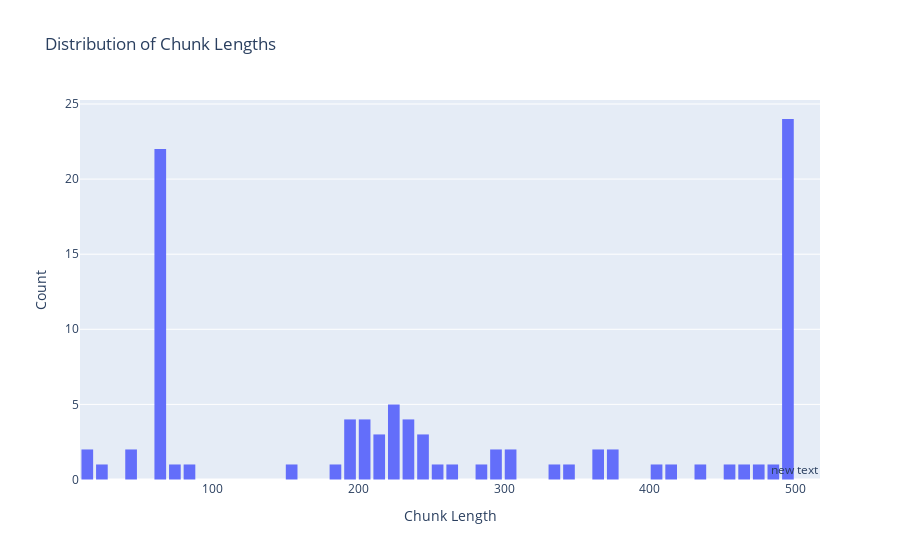

Write notebook code for a chart like this one.
### Markdown cell above
Plot the distribution of chunks:

### Code cell
import plotly.express as px

# Calculate lengths of each chunk's page_content
chunk_lengths = [len(chunk.page_content) for chunk in chunks]

# Creating a histogram of chunk lengths
fig = px.histogram(chunk_lengths, nbins=50, title="Distribution of Chunk Lengths")
fig.update_layout(
    xaxis_title="Chunk Length",
    yaxis_title="Count",
    bargap=0.2,
    showlegend=False
)

# Add summary statistics as text on the plot
fig.add_annotation(
    x=max(chunk_lengths),
    y=0,
    showarrow=False,
    yshift=10
)

# Show the plot
fig.show()

### Figure 1 — Plotly figure (JSON) as saved in the notebook; plotly's stock layout.template omitted (floating-point values rounded to 4 significant figures)
{"data": [{"alignmentgroup": "True", "bingroup": "x", "hovertemplate": "variable=0<br>value=%{x}<br>count=%{y}<extra></extra>", "legendgroup": "0", "marker": {"color": "#636efa", "pattern": {"shape": ""}}, "name": "0", "nbinsx": 50, "offsetgroup": "0", "orientation": "v", "showlegend": true, "type": "histogram", "x": [233, 496, 12, 62, 211, 497, 305, 62, 196, 496, 199, 62, 209, 491, 73, 62, 246, 493, 184, 62, 207, 495, 280, 62, 212, 499, 305, 62, 239, 498, 366, 62, 226, 497, 499, 13, 62, 229, 492, 45, 463, 268, 477, 221, 495, 150, 62, 199, 495, 296, 62, 241, 498, 366, 62, 197, 495, 413, 62, 256, 491, 379, 62, 221, 497, 338, 62, 221, 494, 406, 62, 204, 497, 347, 62, 233, 491, 374, 62, 249, 450, 480, 62, 211, 439, 498, 87, 62, 209, 496, 46, 491, 24, 62, 233, 491, 291, 62], "xaxis": "x", "yaxis": "y"}], "layout": {"annotations": [{"showarrow": false, "x": 499, "y": 0, "yshift": 10}], "bargap": 0.2, "barmode": "relative", "legend": {"title": {"text": "variable"}, "tracegroupgap": 0}, "showlegend": false, "title": {"text": "Distribution of Chunk Lengths"}, "xaxis": {"anchor": "y", "domain": [0, 1], "title": {"text": "Chunk Length"}}, "yaxis": {"anchor": "x", "domain": [0, 1], "title": {"text": "Count"}}}}
